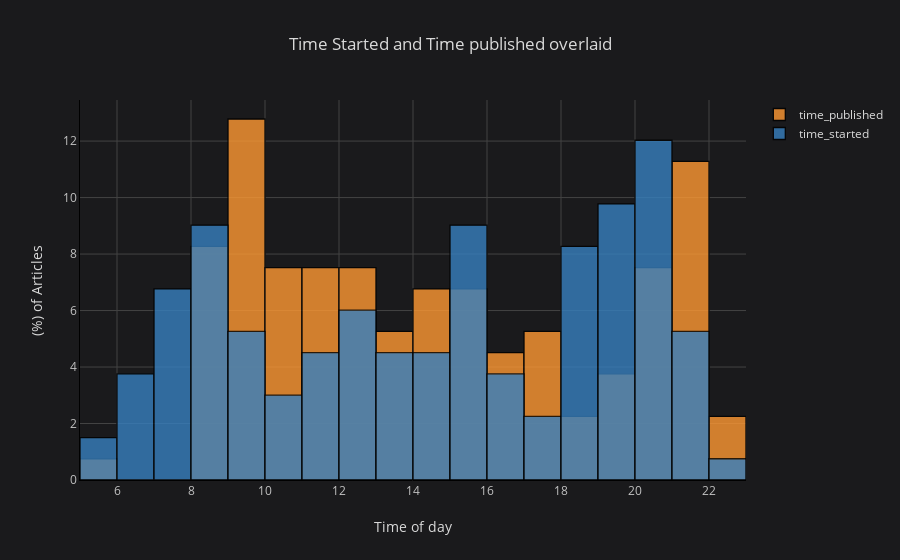

Notebook code cell kept with this figure:
### Markdown cell above
Overlaid Histogram

### Code cell
df[['time_published', 'time_started']].iplot(
    kind='hist',
    bins=24,
    linecolor='black',
    opacity=0.8,
    histnorm ='percent',
    barmode = 'overlay',
    xTitle = 'Time of day',
    yTitle = '(%) of Articles',
    title = 'Time Started and Time published overlaid')

### Figure 1 — Plotly figure (JSON) as saved in the notebook; plotly's stock layout.template omitted (floating-point values rounded to 4 significant figures; data arrays with more than 128 entries replaced by an {"elided": "..."} marker saying what was removed)
{"data": [{"histfunc": "count", "histnorm": "percent", "marker": {"color": "rgba(255, 153, 51, 1.0)", "line": {"color": "#000000", "width": 1.3}}, "name": "time_published", "nbinsx": 24, "opacity": 0.8, "orientation": "v", "type": "histogram", "uid": "734ba095-2bec-4b1a-9e21-a7be6a5627d6", "x": {"elided": "133 float values"}}, {"histfunc": "count", "histnorm": "percent", "marker": {"color": "rgba(55, 128, 191, 1.0)", "line": {"color": "#000000", "width": 1.3}}, "name": "time_started", "nbinsx": 24, "opacity": 0.8, "orientation": "v", "type": "histogram", "uid": "3ae0bf4a-c8ea-4ec6-bafa-fb385a65382c", "x": {"elided": "133 float values"}}], "layout": {"barmode": "overlay", "legend": {"bgcolor": "#1A1A1C", "font": {"color": "#D9D9D9"}}, "paper_bgcolor": "#1A1A1C", "plot_bgcolor": "#1A1A1C", "title": {"font": {"color": "#D9D9D9"}, "text": "Time Started and Time published overlaid"}, "xaxis": {"gridcolor": "#434343", "linecolor": "black", "showgrid": true, "tickfont": {"color": "#C2C2C2"}, "title": {"font": {"color": "#D9D9D9"}, "text": "Time of day"}, "zerolinecolor": "#666570"}, "yaxis": {"gridcolor": "#434343", "linecolor": "black", "showgrid": true, "tickfont": {"color": "#C2C2C2"}, "title": {"font": {"color": "#D9D9D9"}, "text": "(%) of Articles"}, "zerolinecolor": "#666570"}}}
